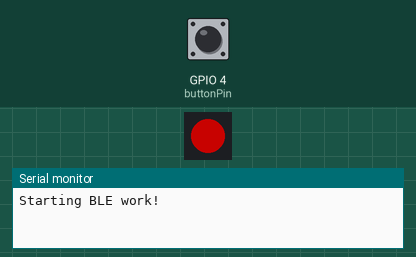
This sketch was run on a simulated ESP32-S3. On the bench: 1 RGB LEDs in strip order, left to right, the last lines printed to the serial monitor. The inputs (shaded band) are chosen by the test bench; at power-on: GPIO 4 (buttonPin) HIGH. Dim RGB values are drawn brighter than linear; USB keyboard and mouse output is not drawn.

Above: at 2.7 s.
2.8 s: GPIO 4 (buttonPin) pulled LOW for 3.2 s
7.8 s: GPIO 4 (buttonPin) pulled LOW for 0.3 s
At 13.63 s:
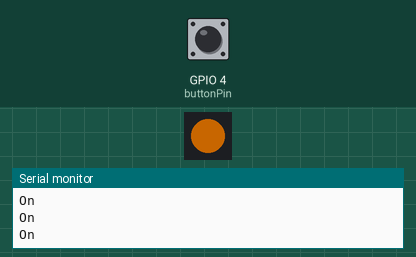
14.1 s: GPIO 4 (buttonPin) pulled LOW for 1 s
At 27.9 s:
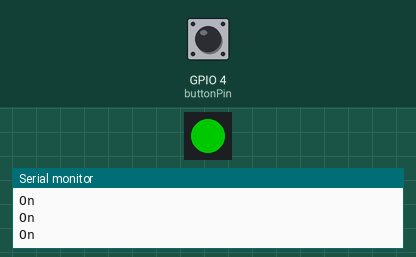
Timing chart, 0 to 39.7 s (numbered marks = the images above; inputs shaded):
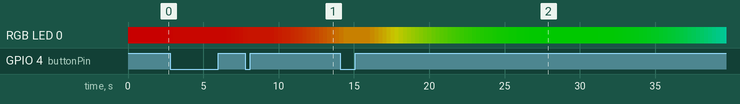

The sketch:

SendKeyStrokes.ino
```cpp
/**
 * This turns the ESP32S3 mini into a Bluetooth LE keyboard that writes passwords
 * Author : KTB
 * Version: V1.0
 * Date   : 2025/09/06
 */
#include <Adafruit_NeoPixel.h>
#include <BleKeyboard.h>
// #define touch_pin_numer T0
#define password "XXXXXXXXX"
#define RGB_PIN 21 // Onboard RGB LED pin
#define NUM_PIXELS 1 // Only one LED
const int buttonPin = 4;  // the number of the pushbutton pin
BleKeyboard bleKeyboard("Kiran");
const int VALUE_THRESHOLD = 70;
int TOUCH_SENSOR_VALUE;
// variables will change:
int buttonState = 0;  // variable for reading the pushbutton status
Adafruit_NeoPixel pixel(NUM_PIXELS, RGB_PIN, NEO_GRB + NEO_KHZ800);
void setup() {
  pixel.begin();
  pixel.setBrightness(100); // Adjust brightness (0-255)
  Serial.begin(115200);
  Serial.println("Starting BLE work!");
  // initialize the pushbutton pin as an input:
  pinMode(buttonPin, INPUT_PULLUP);
  bleKeyboard.begin();
}

void loop() {
  if(bleKeyboard.isConnected()) {
    static uint16_t hue = 0; // Hue goes from 0 to 65535 for full cycle

    // Convert HSV to RGB and set LED color
    uint32_t color = pixel.gamma32(pixel.ColorHSV(hue));
    pixel.setPixelColor(0, color);
    pixel.show();

    hue += 256; // Smooth step (smaller = slower transition)
    delay(20); // Adjust speed of transition

#ifdef touch_pin_numer
  TOUCH_SENSOR_VALUE = touchRead(touch_pin_numer);
  Serial.print(TOUCH_SENSOR_VALUE);
  if(TOUCH_SENSOR_VALUE < VALUE_THRESHOLD) {
    ///digitalWrite(LED_PIN_NUMBER, HIGH);
    bleKeyboard.print(password);
    delay(1000);

    //Serial.println("Sending Enter key...");
    bleKeyboard.write(KEY_RETURN);

    delay(500);
    Serial.println("On");
  }
#else
    // read the state of the pushbutton value:
    buttonState = digitalRead(buttonPin);
    // check if the pushbutton is pressed. If it is, the buttonState is LOW:
  if (buttonState == LOW) {
    bleKeyboard.print(password);
    delay(1000);
    bleKeyboard.write(KEY_RETURN);

    delay(500);
    Serial.println("On");

  }
#endif

  }else{
    Serial.println("Waiting ...");
    pixel.setPixelColor(0, 0);
    pixel.show();
  }

  delay(250);
}
```
